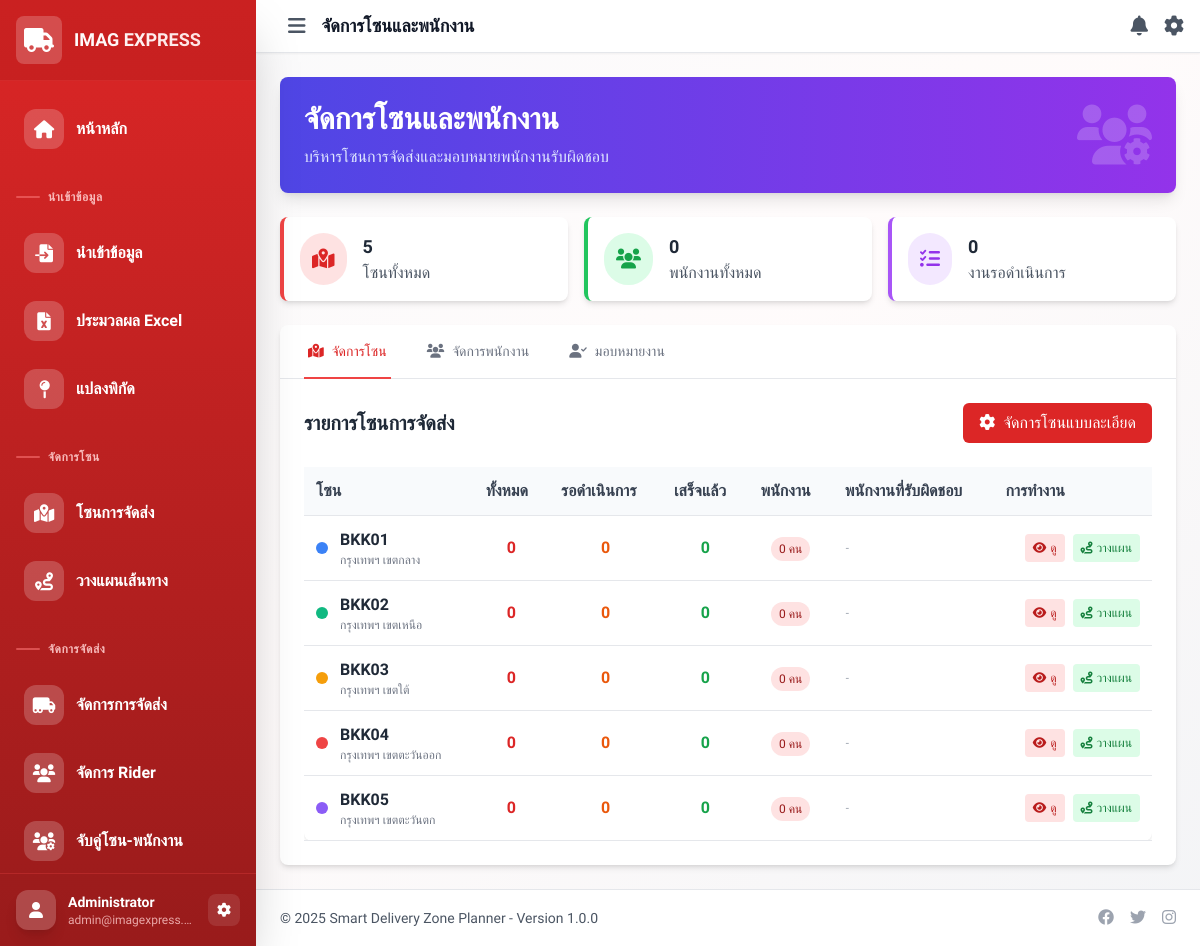
/pages/zones_enhanced.php, run on the app's committed database.
### tables this page shows
CREATE TABLE zone_area (
    id INT AUTO_INCREMENT PRIMARY KEY,
    zone_code VARCHAR(10) NOT NULL UNIQUE,
    zone_name VARCHAR(255) NOT NULL,
    description TEXT,
    min_lat DECIMAL(10, 8) NOT NULL,
    max_lat DECIMAL(10, 8) NOT NULL,
    min_lng DECIMAL(11, 8) NOT NULL,
    max_lng DECIMAL(11, 8) NOT NULL,
    center_lat DECIMAL(10, 8),
    center_lng DECIMAL(11, 8),
    color_code VARCHAR(7) DEFAULT '#3B82F6',
    is_active BOOLEAN DEFAULT TRUE,
    created_at TIMESTAMP DEFAULT CURRENT_TIMESTAMP,
    updated_at TIMESTAMP DEFAULT CURRENT_TIMESTAMP ON UPDATE CURRENT_TIMESTAMP,
    INDEX idx_zone_code (zone_code),
    INDEX idx_bounds (min_lat, max_lat, min_lng, max_lng)
);

### pages/zones_enhanced.php (the view, shortened to what this page needs)
<?php
require_once '../config/config.php';
include '../includes/header.php';
function getZonesWithEmployees() {
    global $conn;
    $stmt = $conn->prepare("
        SELECT
            za.*,
            COUNT(DISTINCT da.id) as total_deliveries,
            COUNT(CASE WHEN da.delivery_status = 'pending' THEN 1 END) as pending_deliveries,
            COUNT(CASE WHEN da.delivery_status = 'delivered' THEN 1 END) as completed_deliveries,
            GROUP_CONCAT(
                DISTINCT CONCAT(dze.employee_name, ' (', dze.nickname, ') - ', zea.assignment_type)
                ORDER BY zea.assignment_type, dze.employee_name
                SEPARATOR '; '
            ) as assigned_employees
        FROM zone_area za
        LEFT JOIN delivery_address da ON za.id = da.zone_id
        LEFT JOIN zone_employee_assignments zea ON za.id = zea.zone_id AND zea.is_active = TRUE
        LEFT JOIN delivery_zone_employees dze ON zea.employee_id = dze.id AND dze.status = 'active'
        GROUP BY za.id
        ORDER BY za.zone_code
    ");
    $stmt->execute();
    return $stmt->fetchAll(PDO::FETCH_ASSOC);
}
function getAllEmployees() {
    global $conn;
    $stmt = $conn->prepare("
        SELECT
            dze.*,
            COUNT(zea.zone_id) as assigned_zones,
            COALESCE(NULLIF(GROUP_CONCAT(DISTINCT za.zone_code ORDER BY za.zone_code), ''), dze.zone_area) as zone_codes
        FROM delivery_zone_employees dze
        LEFT JOIN zone_employee_assignments zea ON dze.id = zea.employee_id AND zea.is_active = TRUE
        LEFT JOIN zone_area za ON zea.zone_id = za.id
        GROUP BY dze.id
        ORDER BY dze.employee_name
    ");
    $stmt->execute();
    return $stmt->fetchAll(PDO::FETCH_ASSOC);
}
$zones = getZonesWithEmployees();
$employees = getAllEmployees();
?>
<div class="fadeIn">
    <div class="bg-gradient-to-r from-indigo-600 to-purple-600 text-white p-6 rounded-lg shadow-lg mb-6">
        <div class="flex items-center justify-between">
            <div>
                <h1 class="text-3xl font-bold mb-2">จัดการโซนและพนักงาน</h1>
                <p class="text-indigo-100">บริหารโซนการจัดส่งและมอบหมายพนักงานรับผิดชอบ</p>
            </div>
            <div class="hidden lg:block">
                <i class="fas fa-users-cog text-6xl opacity-20"></i>
            </div>
        </div>
    </div>
    <div class="grid grid-cols-1 md:grid-cols-3 gap-4 mb-6">
        <div class="bg-white p-4 rounded-lg shadow-md border-l-4 border-blue-500">
            <div class="flex items-center">
                <div class="p-3 rounded-full bg-blue-100 text-blue-600 mr-4">
                    <i class="fas fa-map-marked-alt text-xl"></i>
                </div>
                <div>
                    <h3 class="text-lg font-semibold text-gray-800"><?php echo count($zones); ?></h3>
                    <p class="text-gray-600">โซนทั้งหมด</p>
                </div>
            </div>
        </div>
        <div class="bg-white p-4 rounded-lg shadow-md border-l-4 border-green-500">
            <div class="flex items-center">
                <div class="p-3 rounded-full bg-green-100 text-green-600 mr-4">
                    <i class="fas fa-users text-xl"></i>
                </div>
                <div>
                    <h3 class="text-lg font-semibold text-gray-800"><?php echo count($employees); ?></h3>
                    <p class="text-gray-600">พนักงานทั้งหมด</p>
                </div>
            </div>
        </div>
        <div class="bg-white p-4 rounded-lg shadow-md border-l-4 border-purple-500">
            <div class="flex items-center">
                <div class="p-3 rounded-full bg-purple-100 text-purple-600 mr-4">
                    <i class="fas fa-tasks text-xl"></i>
                </div>
                <div>
                    <h3 class="text-lg font-semibold text-gray-800">
                        <?php echo array_sum(array_column($zones, 'pending_deliveries')); ?>
                    </h3>
                    <p class="text-gray-600">งานรอดำเนินการ</p>
                </div>
            </div>
        </div>
    </div>
    <div class="bg-white rounded-lg shadow-md">
        <div class="border-b border-gray-200">
            <nav class="-mb-px flex space-x-8 px-6">
                <button onclick="showTab('zones')" id="zones-tab" class="tab-button border-b-2 border-blue-500 text-blue-600 py-4 px-1 text-sm font-medium">
                    <i class="fas fa-map-marked-alt mr-2"></i>จัดการโซน
                </button>
                <button onclick="showTab('employees')" id="employees-tab" class="tab-button border-b-2 border-transparent text-gray-500 hover:text-gray-700 py-4 px-1 text-sm font-medium">
                    <i class="fas fa-users mr-2"></i>จัดการพนักงาน
                </button>
                <button onclick="showTab('assignments')" id="assignments-tab" class="tab-button border-b-2 border-transparent text-gray-500 hover:text-gray-700 py-4 px-1 text-sm font-medium">
                    <i class="fas fa-user-check mr-2"></i>มอบหมายงาน
                </button>
            </nav>
        </div>
        <div class="p-6">
            <div id="zones-content" class="tab-content">
                <div class="flex justify-between items-center mb-6">
                    <h2 class="text-xl font-bold text-gray-800">รายการโซนการจัดส่ง</h2>
                    <a href="zones.php" class="bg-blue-600 text-white px-4 py-2 rounded-md hover:bg-blue-700 transition-colors">
                        <i class="fas fa-cog mr-2"></i>จัดการโซนแบบละเอียด
                    </a>
                </div>
                <div class="table-responsive">
                    <table class="min-w-full table-custom">
                        <thead>
                            <tr>
                                <th class="px-4 py-2">โซน</th>
                                <th class="px-4 py-2 text-center">ทั้งหมด</th>
                                <th class="px-4 py-2 text-center">รอดำเนินการ</th>
                                <th class="px-4 py-2 text-center">เสร็จแล้ว</th>
                                <th class="px-4 py-2 text-center">พนักงาน</th>
                                <th class="px-4 py-2">พนักงานที่รับผิดชอบ</th>
                                <th class="px-4 py-2 text-right">การทำงาน</th>
                            </tr>
                        </thead>
                        <tbody>
                            <?php foreach ($zones as $zone): ?>
                            <tr>
                                <td class="px-4 py-2">
                                    <div class="flex items-center gap-3">
                                        <span class="inline-block w-3 h-3 rounded-full" style="background-color: <?php echo $zone['color_code'] ?? '#6B7280'; ?>"></span>
                                        <div>
                                            <div class="font-semibold text-gray-800"><?php echo htmlspecialchars($zone['zone_code']); ?></div>
                                            <div class="text-xs text-gray-500"><?php echo htmlspecialchars($zone['zone_name']); ?></div>
                                        </div>
                                    </div>
                                </td>
                                <td class="px-4 py-2 text-center font-semibold text-blue-600"><?php echo (int)$zone['total_deliveries']; ?></td>
                                <td class="px-4 py-2 text-center font-semibold text-orange-600"><?php echo (int)$zone['pending_deliveries']; ?></td>
                                <td class="px-4 py-2 text-center font-semibold text-green-600"><?php echo (int)$zone['completed_deliveries']; ?></td>
                                <td class="px-4 py-2 text-center">
                                    <?php $empCount = !empty($zone['assigned_employees']) ? count(explode('; ', $zone['assigned_employees'])) : 0; ?>
                                    <span class="inline-flex items-center px-2 py-1 rounded-full bg-blue-100 text-blue-800 text-xs font-medium"><?php echo $empCount; ?> คน</span>
                                </td>
                                <td class="px-4 py-2 text-xs text-gray-700 max-w-xs truncate">
                                    <?php if (!empty($zone['assigned_employees'])): ?>
                                        <?php echo htmlspecialchars($zone['assigned_employees']); ?>
                                    <?php else: ?>
                                        <span class="text-gray-400 italic">-</span>
                                    <?php endif; ?>
                                </td>
                                <td class="px-4 py-2">
                                    <div class="flex items-center justify-end gap-2">
                                        <a href="?zone_id=<?php echo $zone['id']; ?>" class="px-2 py-1.5 text-xs rounded bg-blue-100 text-blue-700 hover:bg-blue-200">
                                            <i class="fas fa-eye mr-1"></i>ดู
                                        </a>
                                        <a href="route_planner.php?zone_id=<?php echo $zone['id']; ?>" class="px-2 py-1.5 text-xs rounded bg-green-100 text-green-700 hover:bg-green-200">
                                            <i class="fas fa-route mr-1"></i>วางแผน
                                        </a>
                                    </div>
                                </td>
                            </tr>
                            <?php endforeach; ?>
                        </tbody>
                    </table>
                </div>
            </div>
        </div>
    </div>
</div>
<?php include '../includes/footer.php'; ?>

### assets/css/red-theme.css (style rules this page uses)
:root { --primary-red: #dc2626; --primary-red-dark: #b91c1c; --primary-red-light: #ef4444; --accent-red: #fca5a5; --bg-red: #fef2f2; --text-red: #991b1b; --border-red: #fecaca; }

### assets/css/style.css (style rules this page uses)
html, body { font-family: 'IBM Plex Sans Thai', -apple-system, BlinkMacSystemFont, 'Segoe UI', Roboto, sans-serif; }
.table-responsive { overflow-x: auto; }
.table-custom { width: 100%; border-collapse: collapse; background-color: white; border-radius: 8px; box-shadow: 0 1px 3px rgba(0, 0, 0, 0.1); }
.table-custom th { background-color: #f8fafc; padding: 12px; text-align: left; font-weight: 600; color: #374151; border-bottom: 1px solid #e5e7eb; }
.table-custom td { padding: 12px; border-bottom: 1px solid #e5e7eb; }
.fadeIn { animation: fadeIn 0.5s ease-in; }

### includes/header.php (style rules this page uses)
.bg-blue-600 { background-color: #dc2626 !important; }
.text-blue-600 { color: #dc2626 !important; }
.text-blue-700 { color: #b91c1c !important; }
.text-blue-800 { color: #991b1b !important; }
.bg-blue-100 { background-color: #fee2e2 !important; }
.border-blue-500 { border-color: #ef4444 !important; }

### data on the page
zone_area: zone_code "BKK01", zone_name "กรุงเทพฯ เขตกลาง", total_deliveries "0", pending_deliveries "0", completed_deliveries "0", empCount "0"
zone_area: zone_code "BKK02", zone_name "กรุงเทพฯ เขตเหนือ", total_deliveries "0", pending_deliveries "0", completed_deliveries "0", empCount "0"
zone_area: zone_code "BKK03", zone_name "กรุงเทพฯ เขตใต้", total_deliveries "0", pending_deliveries "0", completed_deliveries "0", empCount "0"
zone_area: zone_code "BKK04", zone_name "กรุงเทพฯ เขตตะวันออก", total_deliveries "0", pending_deliveries "0", completed_deliveries "0", empCount "0"
zone_area: zone_code "BKK05", zone_name "กรุงเทพฯ เขตตะวันตก", total_deliveries "0", pending_deliveries "0", completed_deliveries "0", empCount "0"

### other printed values
$page_title "จัดการโซนและพนักงาน"
count($zones) "5"
count($employees) "0"
array_sum(array_column($zones, 'pending_deliveries')) "0"
APP_NAME "Smart Delivery Zone Planner"
APP_VERSION "1.0.0"
